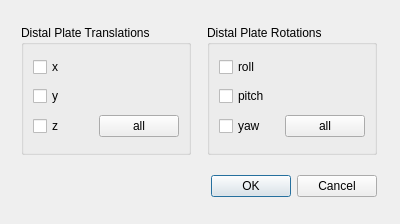
<?xml version="1.0" encoding="UTF-8"?>
<ui version="4.0">
 <class>Form</class>
 <widget class="QWidget" name="Form">
  <property name="geometry">
   <rect>
    <x>0</x>
    <y>0</y>
    <width>400</width>
    <height>224</height>
   </rect>
  </property>
  <property name="windowTitle">
   <string>Form</string>
  </property>
  <layout class="QGridLayout" name="gridLayout">
   <item row="0" column="1">
    <widget class="QGroupBox" name="rotations_groupBox">
     <property name="minimumSize">
      <size>
       <width>170</width>
       <height>130</height>
      </size>
     </property>
     <property name="maximumSize">
      <size>
       <width>170</width>
       <height>130</height>
      </size>
     </property>
     <property name="title">
      <string>Distal Plate Rotations</string>
     </property>
     <layout class="QGridLayout" name="rotations_gridLayout">
      <item row="0" column="0">
       <widget class="QCheckBox" name="roll_checkBox">
        <property name="text">
         <string>roll</string>
        </property>
       </widget>
      </item>
      <item row="1" column="0">
       <widget class="QCheckBox" name="pitch_checkBox">
        <property name="text">
         <string>pitch</string>
        </property>
       </widget>
      </item>
      <item row="2" column="0">
       <widget class="QCheckBox" name="yaw_checkBox">
        <property name="text">
         <string>yaw</string>
        </property>
       </widget>
      </item>
      <item row="2" column="1">
       <widget class="QPushButton" name="all_rotations_pushButton">
        <property name="text">
         <string>all</string>
        </property>
       </widget>
      </item>
     </layout>
    </widget>
   </item>
   <item row="0" column="0">
    <widget class="QGroupBox" name="translations_groupBox">
     <property name="minimumSize">
      <size>
       <width>170</width>
       <height>130</height>
      </size>
     </property>
     <property name="maximumSize">
      <size>
       <width>170</width>
       <height>130</height>
      </size>
     </property>
     <property name="title">
      <string>Distal Plate Translations</string>
     </property>
     <layout class="QGridLayout" name="translations_gridLayout">
      <item row="0" column="0">
       <widget class="QCheckBox" name="x_checkBox">
        <property name="text">
         <string>x</string>
        </property>
       </widget>
      </item>
      <item row="1" column="0">
       <widget class="QCheckBox" name="y_checkBox">
        <property name="text">
         <string>y</string>
        </property>
       </widget>
      </item>
      <item row="2" column="0">
       <widget class="QCheckBox" name="z_checkBox">
        <property name="text">
         <string>z</string>
        </property>
       </widget>
      </item>
      <item row="2" column="1">
       <widget class="QPushButton" name="all_translations_pushButton">
        <property name="text">
         <string>all</string>
        </property>
       </widget>
      </item>
     </layout>
    </widget>
   </item>
   <item row="1" column="0" colspan="2">
    <widget class="QDialogButtonBox" name="buttonBox">
     <property name="standardButtons">
      <set>QDialogButtonBox::Cancel|QDialogButtonBox::Ok</set>
     </property>
    </widget>
   </item>
  </layout>
 </widget>
 <resources/>
 <connections/>
</ui>
